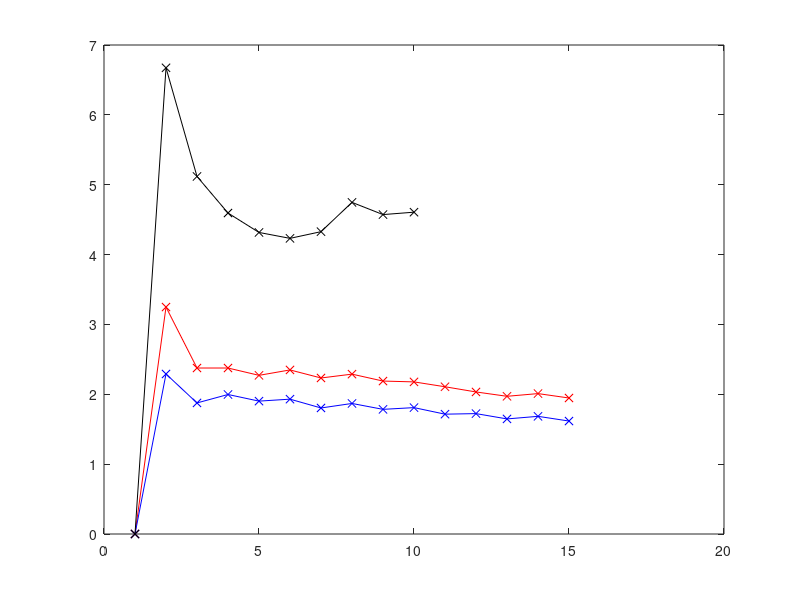

This chart was generated by the following MATLAB code:
% errsigs.m


x = [0,3.2489210215730644,2.376100239968334,2.3760639909503776,2.271204268367387,2.3486359903116902,2.2334643519938533,2.2884628339032447,2.189363218257366,2.177409961713344,2.1077642644241776,2.033386244809626,1.9713199025532042,2.009956921597159,1.9468977874968025];
y = [0,2.290694913091549,1.8762570899516982,1.9970256000257256,1.9021545087217562,1.9303134421145818,1.8041415297613645,1.8687448048671462,1.784447279729613,1.809185091723417,1.7154368690914081,1.723375013237825,1.6473714619175148,1.6844315375771322,1.6170308022988];
z = [0,2.9848460937098515,2.5522743591474786,2.626710106576484,2.5571473399858093,2.5682836270403837,2.4906701182372077,2.5105836401279804,2.3897930586660068,2.4130769506535006,2.299354616957394,2.3446824162156887,2.207832989530526,2.274458776116738,2.169072532276993];
z = [0,6.328493972820717,5.606623919916555,5.01328669542665,4.314991480830561,3.670490741497391,3.490228348085898,3.4364537397915673,3.3167596006965434,3.225655947394878];
z = [0,4.843950111407499,4.297724959180176,4.145018660053561,3.8075299077955,3.533888593011962,3.2851114464589752,3.254127730731323,3.087074550634722,3.0568210634824613];
z = [0,2.4014625860376304,2.7502958330120415,3.1917051081489825,3.0949451861533483,3.0884012472945135,3.1978095569796006,3.3669966858826412,3.3455560644343207,3.4474208932713246];
z = [0,6.673284080395151,5.118249204406756,4.594780521508003,4.316746804680185,4.232173176334693,4.327775553018761,4.747252387940287,4.572453818551579,4.606778296515561];







hold off;
plot(x,'r-x');
hold on;
plot(y,'b-x');
plot(z,'k-x');